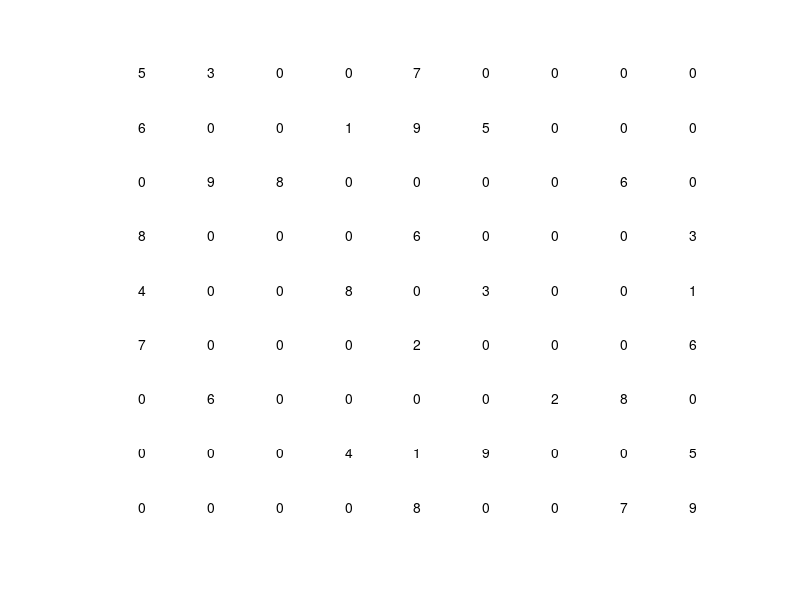

The MATLAB source for this figure:
% Trying to display the puzzle in a figure.

% Define the Sudoku board
default_game_matrix = [
    5 3 0 0 7 0 0 0 0;
    6 0 0 1 9 5 0 0 0;
    0 9 8 0 0 0 0 6 0;
    8 0 0 0 6 0 0 0 3;
    4 0 0 8 0 3 0 0 1;
    7 0 0 0 2 0 0 0 6;
    0 6 0 0 0 0 2 8 0;
    0 0 0 4 1 9 0 0 5;
    0 0 0 0 8 0 0 7 9
];

% Create a figure
figure;

% Display the Sudoku board
for i = 1:9
    for j = 1:9
        % https://au.mathworks.com/help/matlab/ref/text.html
        text(j, 10-i, num2str(default_game_matrix(i,j)));
    end
end

% Set axis boundaries
axis([0.5, 9.5, 0.5, 9.5]);
% Hide the axis
axis off;